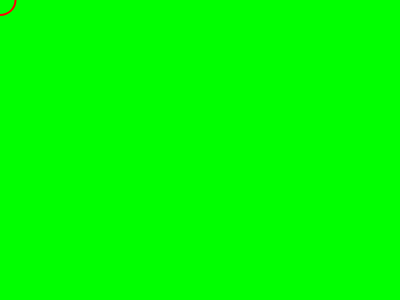
Frame 1 (no input)
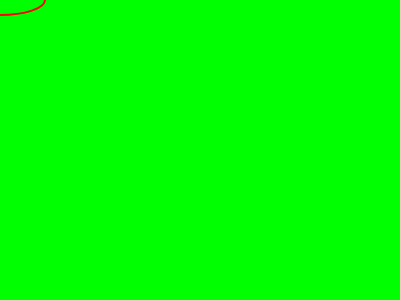
Frame 60 (no input)
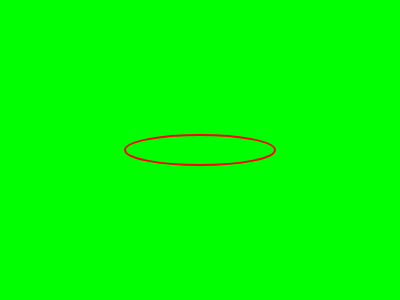
Frame 120 (the mouse pressed at the canvas centre since frame 60)

The p5.js sketch that drew these frames (run headless with seeded random() and noise() and a simulated clock; from frame 60 on, the mouse is pressed at the canvas centre):

// p5.js sketch
// ── sketch.js
//estos son los comentarios
//aqui se pone lo que estoy haciendo (caquita seca)

//el pincel por defecto es de 1px de ancho, color negro y relleno blanco
//camelCase es escribir la primera palabra con minuscula y todas las siguientes con mayuscula
//variables: para usarlas debemos declararlas, esto hace que el computador sepa que existe. Se declaran como: var x .Ejemplo: var diametro.
//existen las variables locales y las globales.
//las variables globales viven fuera de una funcion (se pueden llamar desde cualquier parte)
//las variables locales viven dentro de una funcion
//solo despues de declarar una variable podemos asignarle un valor:
//var diametro
//diametro=50;
//diametro=500; (es en cascada, asi que queda el ultimo valor recibido, el resto se sobreescribe)
//otro ejemplo es poner:
//diametro=diametro + 1; esto hace que cada vez que se dibujan los frames se agranda en 1 el diametro
//var anchoBorde = 10; aqui se declaro la variable e inmediatamente se le asigno el valor. Despues no es necesario declararla de nuevo pero se puede cambiar el valor asignado
//las funciones tambien se declaran asi:
//function nombreFunction(){instrucciones de la funcion;}
//para ejecutar una funcion se pone function();

var diametro=30;

//funcion setup se ejecuta una vez al principio
function setup() {
  
	//createCanvas(dimHor, dimVer) crea el lienzo
	createCanvas(400,300);

	//backround(red,green,blue) define el color del fondo
	background(0,255,0);
	
}


//funcion draw() se ejecuta despues de setup y se ejecuta 60 veces por segundo
function draw() {
  
  //background(red, green, blue) para repintar el fondo y que no se vea la estela del mouse
  background(0,255,0);
	
	//ver la funcion estilo1 abajo
	estilo1();
	
	diametro=diametro+1;
	
	//ellipse(posX, posY, width, height) (medidas en pixeles) dibuja una elipse (el origen del lienzo es la esquina de arriba a la izquierda)
	//si se le pone el mouse en la posicion, sigue la posicion del mouse
	ellipse(mouseX, mouseY, diametro, 30);
	
}

//declaracion de funcion de estilo de elipse
function estilo1(){	
  //fill(red, green, blue) es el color del relleno del pincel
	//noFill() le saca el relleno al mono
	noFill();
	
	//strokeWeight(px) es el ancho del pincel
	strokeWeight(2);
	
	//stroke(red, green, blue) es el color del borde del pincel
	stroke(255,0,5);
  
}
